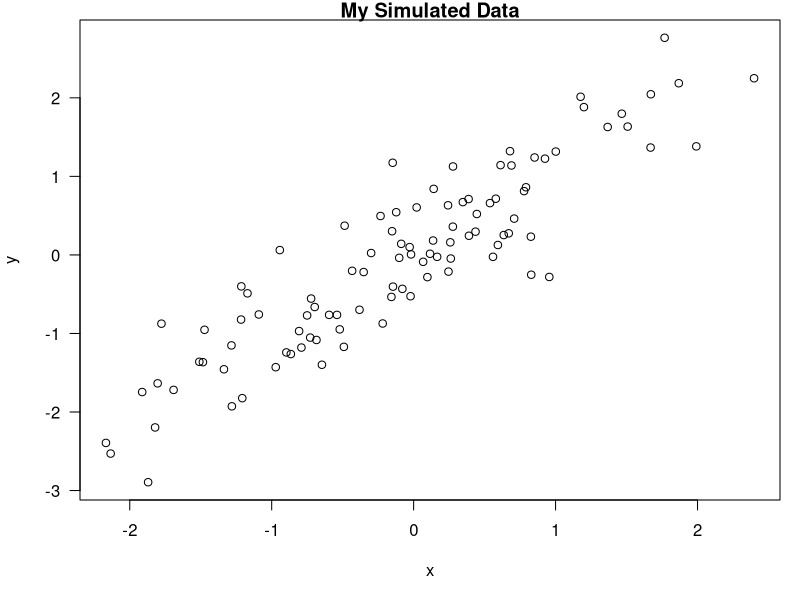

Write R code to recreate this figure.
## ---- chunk 1
x<-rnorm(100);y<-x+rnorm(100,sd=0.5)
## ---- chunk 2
par(mar=c(5,4,1,1),las=1)
plot(x,y,main="My Simulated Data")
